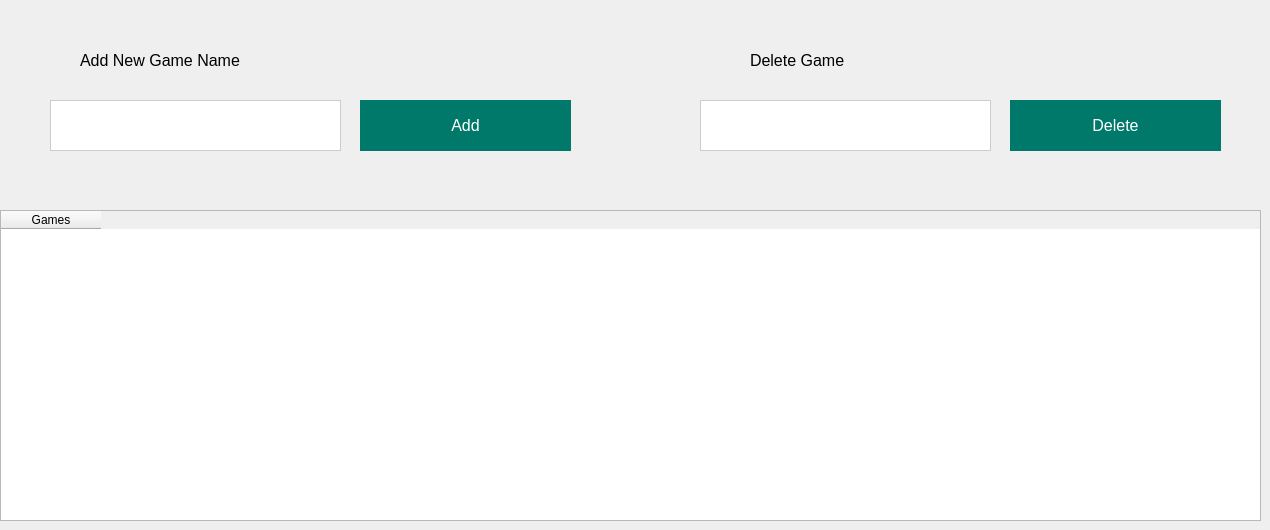
      <widget class="QWidget" name="tab_7">
       <attribute name="title">
        <string>Games</string>
       </attribute>
       <widget class="QTableWidget" name="tableWidget_2">
        <property name="geometry">
         <rect>
          <x>0</x>
          <y>210</y>
          <width>1261</width>
          <height>311</height>
         </rect>
        </property>
        <column>
         <property name="text">
          <string>Games</string>
         </property>
        </column>
       </widget>
       <widget class="QLabel" name="label_22">
        <property name="geometry">
         <rect>
          <x>80</x>
          <y>30</y>
          <width>201</width>
          <height>61</height>
         </rect>
        </property>
        <property name="font">
         <font>
          <pointsize>12</pointsize>
         </font>
        </property>
        <property name="text">
         <string>Add New Game Name</string>
        </property>
       </widget>
       <widget class="QLineEdit" name="lineEdit_2">
        <property name="geometry">
         <rect>
          <x>50</x>
          <y>100</y>
          <width>291</width>
          <height>51</height>
         </rect>
        </property>
        <property name="styleSheet">
         <string notr="true">QLineEdit {
    background-color: #FFFFFF;
    border: 1px solid #CCCCCC;
}</string>
        </property>
       </widget>
       <widget class="QPushButton" name="pushButton_13">
        <property name="geometry">
         <rect>
          <x>1010</x>
          <y>100</y>
          <width>211</width>
          <height>51</height>
         </rect>
        </property>
        <property name="font">
         <font>
          <pointsize>12</pointsize>
         </font>
        </property>
        <property name="styleSheet">
         <string notr="true">QPushButton {
    background-color: #00796B;
    color: #FFFFFF;
    border: none;
    padding: 5px 10px;
}

QPushButton:hover {
    background-color: #00574B;
}</string>
        </property>
        <property name="text">
         <string>Delete</string>
        </property>
       </widget>
       <widget class="QLineEdit" name="lineEdit_16">
        <property name="geometry">
         <rect>
          <x>700</x>
          <y>100</y>
          <width>291</width>
          <height>51</height>
         </rect>
        </property>
        <property name="styleSheet">
         <string notr="true">QLineEdit {
    background-color: #FFFFFF;
    border: 1px solid #CCCCCC;
}</string>
        </property>
       </widget>
       <widget class="QPushButton" name="pushButton_14">
        <property name="geometry">
         <rect>
          <x>360</x>
          <y>100</y>
          <width>211</width>
          <height>51</height>
         </rect>
        </property>
        <property name="font">
         <font>
          <pointsize>12</pointsize>
         </font>
        </property>
        <property name="styleSheet">
         <string notr="true">QPushButton {
    background-color: #00796B;
    color: #FFFFFF;
    border: none;
    padding: 5px 10px;
}

QPushButton:hover {
    background-color: #00574B;
}</string>
        </property>
        <property name="text">
         <string>Add</string>
        </property>
       </widget>
       <widget class="QLabel" name="label_25">
        <property name="geometry">
         <rect>
          <x>750</x>
          <y>30</y>
          <width>201</width>
          <height>61</height>
         </rect>
        </property>
        <property name="font">
         <font>
          <pointsize>12</pointsize>
         </font>
        </property>
        <property name="text">
         <string>Delete Game</string>
        </property>
       </widget>
      </widget>
